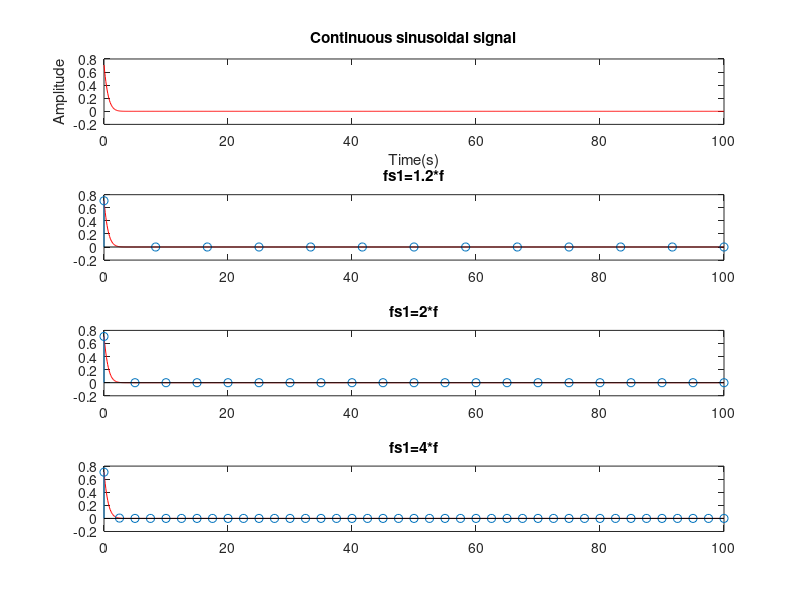

MATLAB code for this plot:
f=0.1; %Frequency of sinusoid
t=0:f:100; %time index
a=2
x=exp(-a*t).*sin(2*pi*f*t+pi/4);
subplot(4,1,1)
plot(t,x,'-r')
title('Continuous sinusoidal signal');
xlabel('Time(s)');
ylabel('Amplitude');

fs1=1.2*f;
t1=0:1/fs1:100; 
x1=exp(-a*t1).*sin(2*pi*f*t1+pi/4);

fs2=2*f;
t2=0:1/fs2:100; 
x2=exp(-a*t2).*sin(2*pi*f*t2+pi/4);
 
fs3=4*f; %50kHz sampling rate
t3=0:1/fs3:100; %time index
x3=exp(-a*t3).*sin(2*pi*f*t3+pi/4);
 
subplot(4,1,2);
plot(t,x,'-r');
hold on;
stem(t1,x1);
title('fs1=1.2*f')

subplot(4,1,3);
plot(t,x,'-r');
hold on;
stem(t2,x2);
title('fs1=2*f')

subplot(4,1,4);
plot(t,x,'-r');
hold on;
stem(t3,x3);
title('fs1=4*f')
